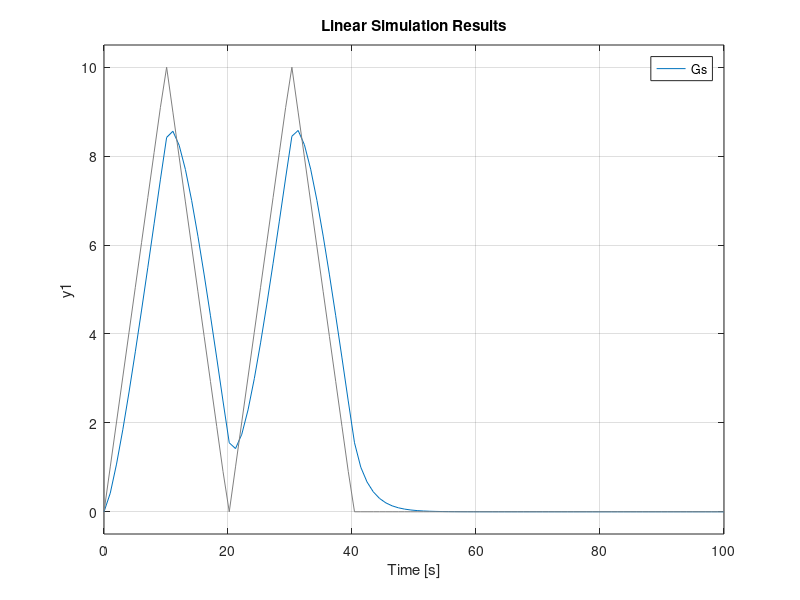
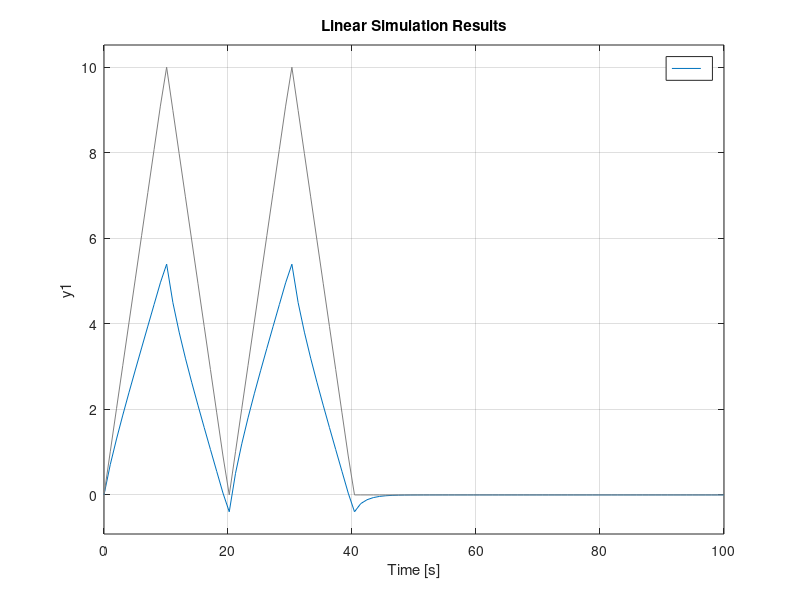

These figures' MATLAB source, in order:
%Brandon Lim
%Homework 6 Classical Control Systems
clear, clc, close all

%Problem 1
    %Initialzing variable
        t = linspace(0,100,100);
    %Input 
        r = zeros(size(t));
        r(0 <= t & t < 10) = t(0 <= t & t < 10);
        r(10 <= t & t < 20) = 10-r(0 <= t & t < 10);
        r(20 <= t & t < 30) = t(0 <= t & t < 10);
        r(30 <= t & t < 40) = 10-r(0 <= t & t < 10);
    %Transfer function
        Gs = tf([75 75],[1 30 200 75])
    %Plotting time response of the output of the close-loop system (a)
        figure
        lsim(Gs,r,t)
    %Plotting tracking error as a function of time
        figure
        lsim(1/(1+Gs),r,t)